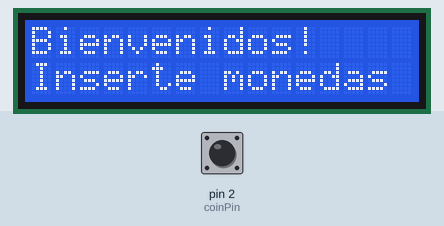
Simulated run of this sketch. Board: Arduino Uno, built with avr-gcc and run on an emulated ATmega328P. Parts: 16×2 character LCD. Inputs (shaded band) come from the test bench; at power-on: pin 2 (coinPin) HIGH.

Above: at 1.2 s.
1.3 s: pin 2 (coinPin) pulled LOW for 0.15 s
At 2.0 s:
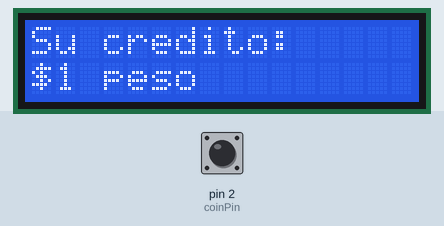
2.9 s: pin 2 (coinPin) pulled LOW for 1 s
At 4.0 s:
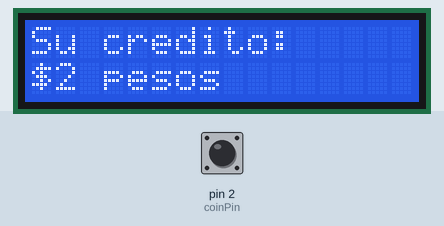
5.4 s: pin 2 (coinPin) pulled LOW for 0.15 s
At 5.9 s:
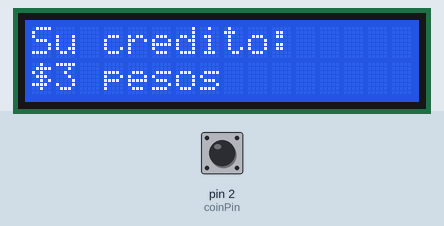
7.0 s: pin 2 (coinPin) pulled LOW for 1 s
At 8.3 s:
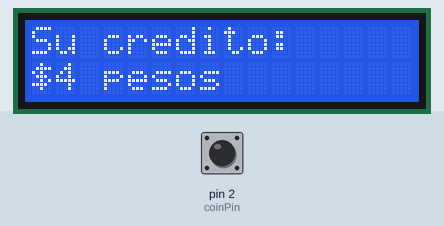
Timing chart, 0 to 10.0 s (numbered marks = the images above; inputs shaded):
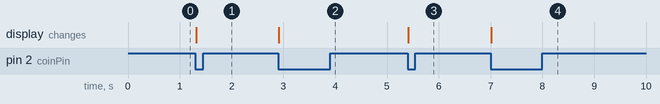

Measured:
- after the input at 1.3 s, the display: changes at once (image 1)
- after the input at 2.9 s, the display: changes at once (image 2)
- after the input at 5.4 s, the display: changes at once (image 3)
- after the input at 7.0 s, the display: changes at once (image 4)

The sketch:

coin.ino
```cpp
#include <LiquidCrystal_I2C.h> // Library for LCD

const int coinPin = 2;
volatile int totalAmount = 0;
boolean coinIn = false;
boolean firstCoin = true;

LiquidCrystal_I2C lcd(0x27, 16, 2);

void setup() {
    pinMode(coinPin, INPUT_PULLUP);
    attachInterrupt(digitalPinToInterrupt(coinPin), updateCredit, FALLING);

    lcd.init();
    lcd.backlight();
    lcd.print("Bienvenidos!");
    lcd.setCursor(0, 1);
    lcd.print("Inserte monedas");
}

void loop() {

    if (coinIn) {
        coinIn = false;

        if (firstCoin) {
            lcd.clear();
            lcd.setCursor(0, 0);
            lcd.print("Su credito:");
            firstCoin = false;
        }

        if (totalAmount == 1) {
            lcd.setCursor(0, 1);
            lcd.print("$1 peso");
        } else if (totalAmount > 1) {
            lcd.setCursor(0, 1);
            lcd.print("$");
            lcd.print(totalAmount);
            lcd.print(" pesos");
        }
    }

}

void updateCredit() {
    totalAmount++;
    coinIn = true;
}
```
